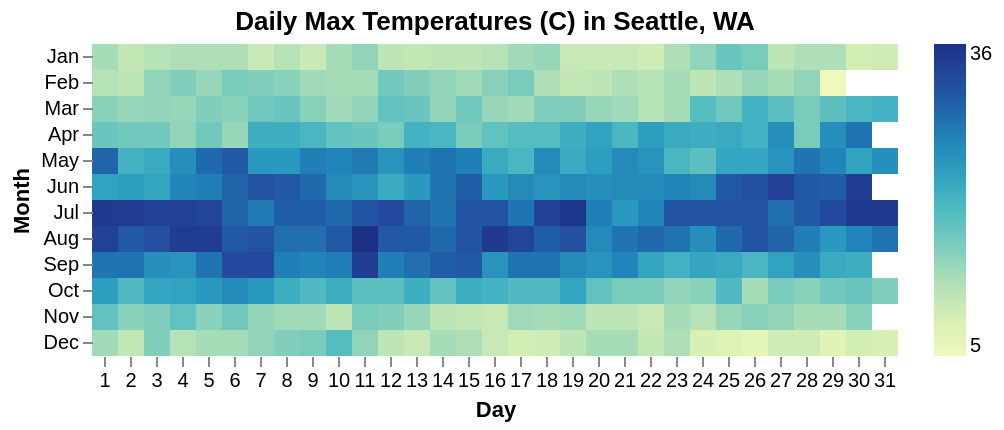

Write the Vega-Lite specification saved for this chart.
### Vega-Lite specification from a JSON file in a GitHub repository (floating-point values rounded to 4 significant figures; data arrays with more than 128 entries replaced by an {"elided": "..."} marker saying what was removed)
{"$schema": "https://vega.github.io/schema/vega-lite/v4.json", "data": {"values": {"elided": "1461 records"}}, "title": "Daily Max Temperatures (C) in Seattle, WA", "config": {"view": {"strokeWidth": 0, "step": 13}, "axis": {"domain": false}}, "mark": "rect", "encoding": {"x": {"field": "date", "timeUnit": "date", "type": "ordinal", "title": "Day", "axis": {"labelAngle": 0, "format": "%e"}}, "y": {"field": "date", "timeUnit": "month", "type": "ordinal", "title": "Month"}, "color": {"field": "temp_max", "aggregate": "max", "type": "quantitative", "legend": {"title": null}}}}
